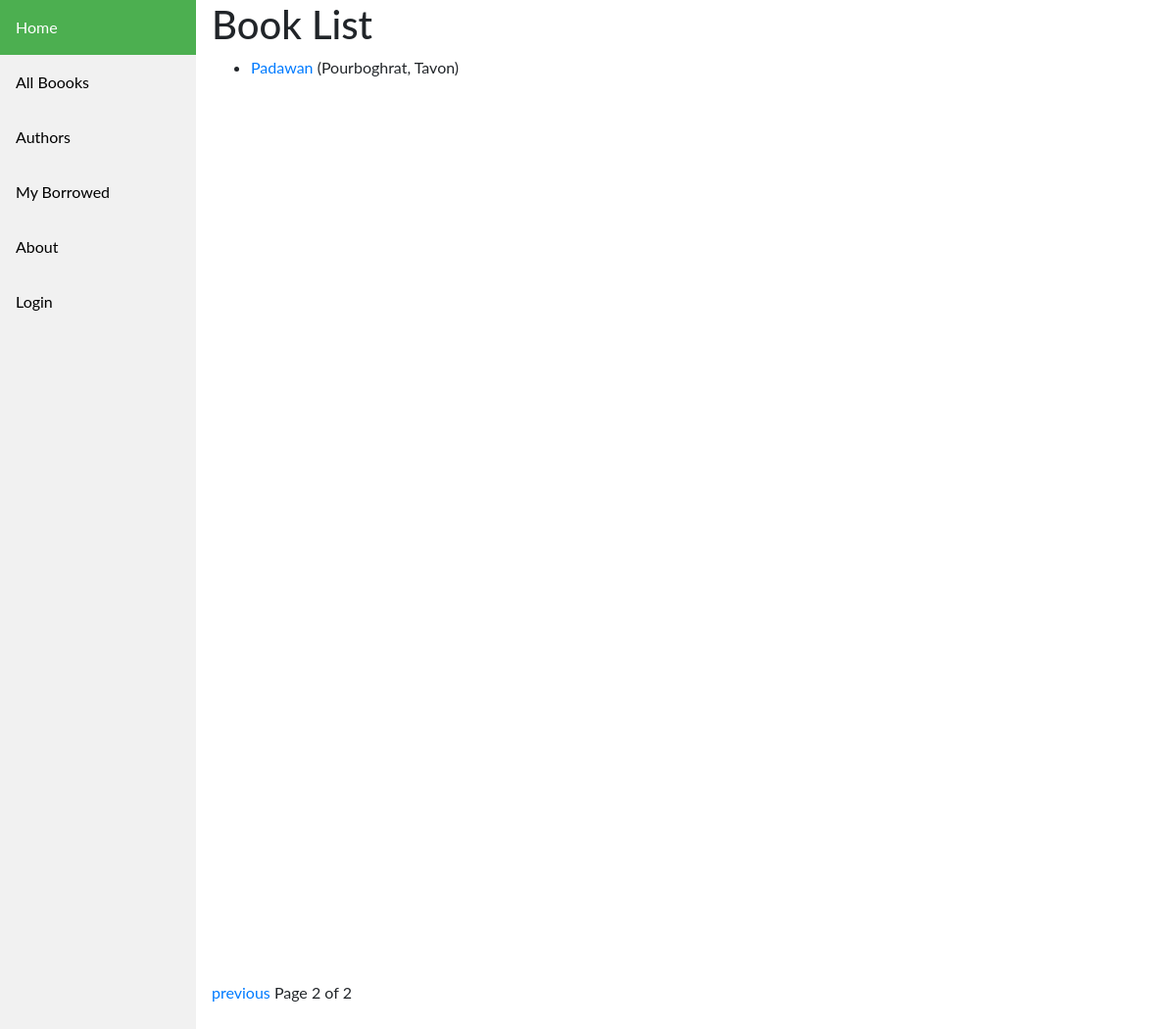
Page /catalog/books/?page=2 on the earlier database version.
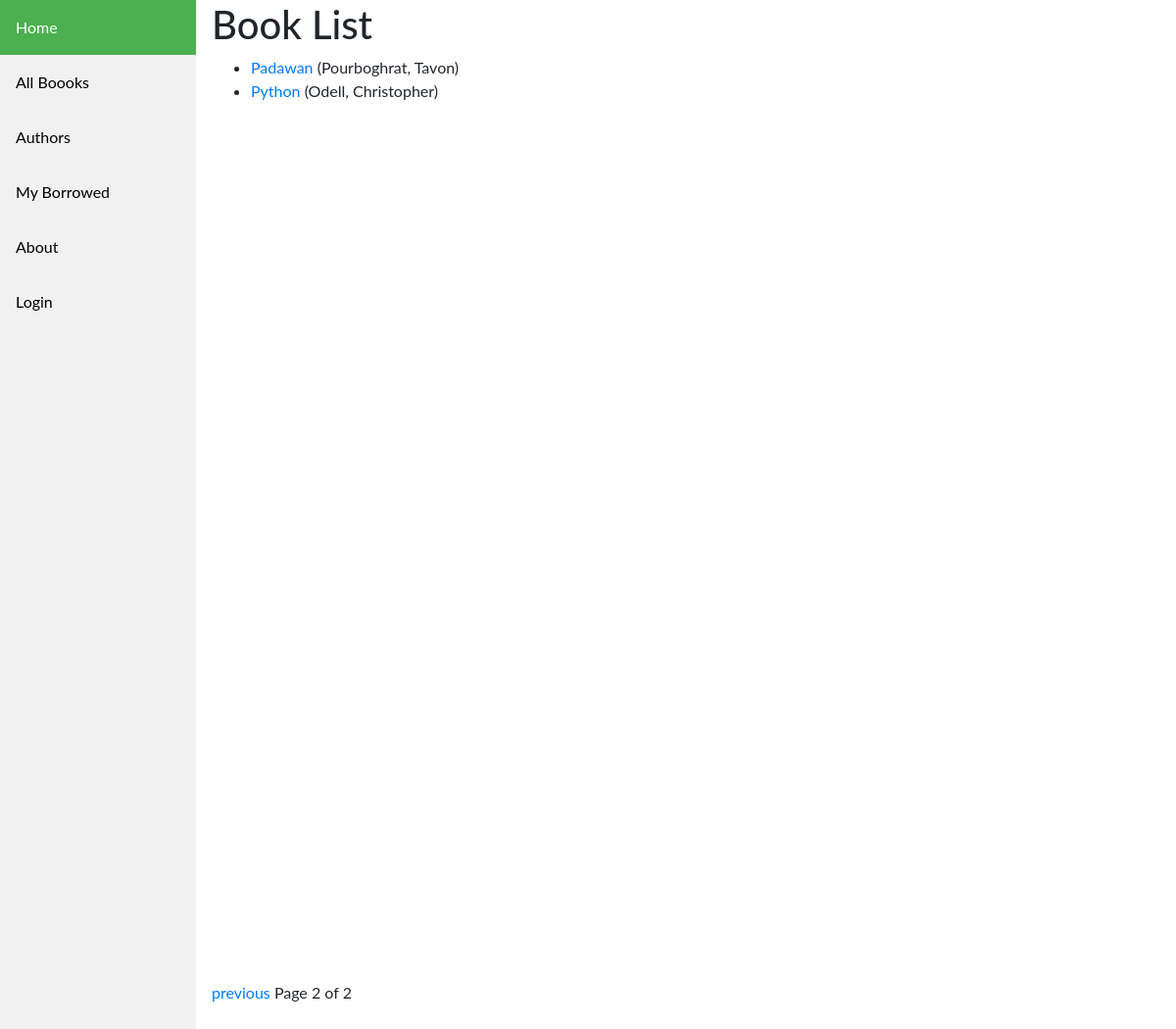
Same page on the later database version.
### catalog/models.py (models this page shows, shortened)
class Book(models.Model):
    title = models.CharField(max_length=200)
    author = models.ForeignKey('Author', on_delete=models.SET_NULL, null=True)
    summary = models.TextField(max_length=1000, help_text='Enter a brief description of the book')
    isbn = models.CharField('ISBN', max_length=13, help_text='13 Character <a href="https://www.isbn-international.org/content/what-isbn">ISBN number</a>')
    genre = models.ManyToManyField(Genre, help_text='Select a genre for this book')
    language = models.ForeignKey('Language', on_delete=models.SET_NULL, null=True)
    def get_absolute_url(self):
        return reverse('book-detail', args=[str(self.id)])
    def display_genre(self):
        """Create a string for the Genre. This is required to display genre in Admin."""
        return ', '.join(genre.name for genre in self.genre.all()[:3])
    display_genre.short_description = 'Genre'

class Author(models.Model):
    first_name = models.CharField(max_length=100)
    last_name = models.CharField(max_length=100)
    date_of_birth = models.DateField(null=True, blank=True)
    date_of_death = models.DateField('Died', null=True, blank=True)
    class Meta:
        ordering = ['last_name', 'first_name']
    def __str__(self):
        return f'{self.last_name}, {self.first_name}'

### catalog/views.py (the view)
# urls.py: path('books/', views.BookListView.as_view(), name='books'),
class BookListView(generic.ListView):
    model = Book
    paginate_by = 2

### catalog/templates/catalog/book_list.html
{% extends "catalog/base_generic.html" %} {% block content %}
<h1>Book List</h1>
{% if book_list %}
<ul>
  {% for book in book_list %}
  <li>
    <a href="{{ book.get_absolute_url }}">{{ book.title }}</a> ({{book.author}})
  </li>
  {% endfor %}
</ul>
{% else %}
<p>There are no books in the library.</p>
{% endif %} {% endblock %}

Differences in the rows shown:
added Book: title "Python", author "Odell, Christopher"
